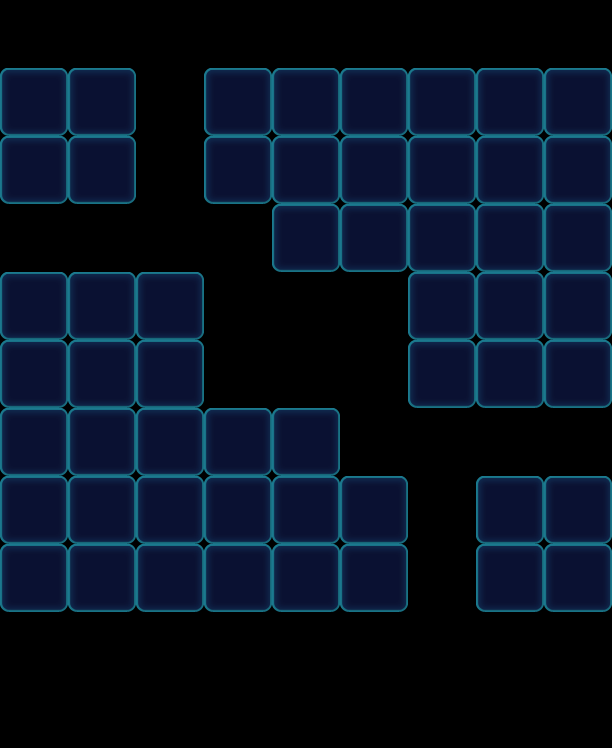

Tiled map render using the project's own tile images. Description and the map definition, with tile-layer contents summarised, below:
An orthogonal 9x11 tile map with 68x68 px tiles, 1 tile layer (Valid), 2 tilesets and 63 objects (46x Monster, 9x Factory_Normal, 8x Boss).

<map version="1.0" orientation="orthogonal" width="9" height="11" tilewidth="68" tileheight="68">
 <properties>
  <property name="Connect" value="65,04,1|75,14,1|85,24,1" />
 </properties>
 <tileset firstgid="1" name="game_grid1" tilewidth="68" tileheight="68">
  <image source="game_grid1.png" width="68" height="68" />
 </tileset>
 <tileset firstgid="2" name="map" tilewidth="68" tileheight="68">
  <image source="map.png" width="1024" height="1024" />
 </tileset>
 <layer name="Valid" width="9" height="11">
  <data>[99 cells, 54 non-empty, 1 distinct tile ids]</data>
 </layer>
 <objectgroup name="BottomObj" width="9" height="11" />
 <objectgroup name="MiddleObj" width="9" height="11">
  <object name="54" type="Monster" gid="3" x="204" y="204">
   <properties>
    <property name="Color" value="Green" />
   </properties>
  </object>
  <object name="65" type="Monster" gid="19" x="0" y="340">
   <properties>
    <property name="Color" value="Yellow" />
   </properties>
  </object>
  <object name="54" type="Monster" gid="3" x="340" y="136">
   <properties>
    <property name="Color" value="Green" />
   </properties>
  </object>
  <object name="54" type="Monster" gid="3" x="408" y="272">
   <properties>
    <property name="Color" value="Colorful" />
   </properties>
  </object>
  <object name="54" type="Monster" gid="3" x="476" y="204">
   <properties>
    <property name="Color" value="Green" />
   </properties>
  </object>
  <object name="54" type="Monster" gid="3" x="544" y="340">
   <properties>
    <property name="Color" value="Green" />
   </properties>
  </object>
  <object name="54" type="Monster" gid="3" x="408" y="408">
   <properties>
    <property name="Color" value="Green" />
   </properties>
  </object>
  <object name="54" type="Monster" gid="3" x="136" y="544">
   <properties>
    <property name="Color" value="Green" />
   </properties>
  </object>
  <object name="54" type="Monster" gid="3" x="0" y="408">
   <properties>
    <property name="Color" value="Green" />
   </properties>
  </object>
  <object name="54" type="Monster" gid="3" x="136" y="340">
   <properties>
    <property name="Color" value="Green" />
   </properties>
  </object>
  <object name="54" type="Monster" gid="3" x="272" y="612">
   <properties>
    <property name="Color" value="Green" />
   </properties>
  </object>
  <object name="54" type="Monster" gid="3" x="0" y="612">
   <properties>
    <property name="Color" value="Green" />
   </properties>
  </object>
  <object name="65" type="Monster" gid="19" x="204" y="136">
   <properties>
    <property name="Color" value="Yellow" />
   </properties>
  </object>
  <object name="65" type="Monster" gid="19" x="272" y="204">
   <properties>
    <property name="Color" value="Yellow" />
   </properties>
  </object>
  <object name="65" type="Monster" gid="19" x="340" y="204">
   <properties>
    <property name="Color" value="Yellow" />
   </properties>
  </object>
  <object name="65" type="Monster" gid="19" x="476" y="136">
   <properties>
    <property name="Color" value="Yellow" />
   </properties>
  </object>
  <object name="65" type="Monster" gid="19" x="544" y="272">
   <properties>
    <property name="Color" value="Yellow" />
   </properties>
  </object>
  <object name="65" type="Monster" gid="19" x="476" y="408">
   <properties>
    <property name="Color" value="Yellow" />
   </properties>
  </object>
  <object name="65" type="Monster" gid="19" x="136" y="476">
   <properties>
    <property name="Color" value="Yellow" />
   </properties>
  </object>
  <object name="65" type="Monster" gid="19" x="68" y="544">
   <properties>
    <property name="Color" value="Yellow" />
   </properties>
  </object>
  <object name="65" type="Monster" gid="19" x="272" y="544">
   <properties>
    <property name="Color" value="Yellow" />
   </properties>
  </object>
  <object name="65" type="Monster" gid="19" x="340" y="612">
   <properties>
    <property name="Color" value="Yellow" />
   </properties>
  </object>
  <object name="32" type="Monster" gid="2" x="272" y="136">
   <properties>
    <property name="Color" value="Blue" />
   </properties>
  </object>
  <object name="32" type="Monster" gid="2" x="408" y="204">
   <properties>
    <property name="Color" value="Colorful" />
   </properties>
  </object>
  <object name="32" type="Monster" gid="2" x="544" y="136">
   <properties>
    <property name="Color" value="Blue" />
   </properties>
  </object>
  <object name="32" type="Monster" gid="2" x="544" y="204">
   <properties>
    <property name="Color" value="Blue" />
   </properties>
  </object>
  <object name="32" type="Monster" gid="2" x="476" y="272">
   <properties>
    <property name="Color" value="Blue" />
   </properties>
  </object>
  <object name="32" type="Monster" gid="2" x="476" y="340">
   <properties>
    <property name="Color" value="Blue" />
   </properties>
  </object>
  <object name="32" type="Monster" gid="2" x="68" y="476">
   <properties>
    <property name="Color" value="Blue" />
   </properties>
  </object>
  <object name="32" type="Monster" gid="2" x="204" y="544">
   <properties>
    <property name="Color" value="Blue" />
   </properties>
  </object>
  <object name="32" type="Monster" gid="2" x="136" y="612">
   <properties>
    <property name="Color" value="Blue" />
   </properties>
  </object>
  <object name="32" type="Monster" gid="2" x="0" y="544">
   <properties>
    <property name="Color" value="Blue" />
   </properties>
  </object>
  <object name="45" type="Monster" gid="18" x="68" y="408">
   <properties>
    <property name="Color" value="Pink" />
   </properties>
  </object>
  <object name="45" type="Monster" gid="18" x="204" y="612">
   <properties>
    <property name="Color" value="Pink" />
   </properties>
  </object>
  <object name="45" type="Monster" gid="18" x="272" y="476">
   <properties>
    <property name="Color" value="Pink" />
   </properties>
  </object>
  <object name="45" type="Monster" gid="18" x="340" y="544">
   <properties>
    <property name="Color" value="Pink" />
   </properties>
  </object>
  <object name="45" type="Monster" gid="18" x="544" y="408">
   <properties>
    <property name="Color" value="Pink" />
   </properties>
  </object>
  <object name="45" type="Monster" gid="18" x="408" y="136">
   <properties>
    <property name="Color" value="Pink" />
   </properties>
  </object>
  <object name="45" type="Monster" gid="18" x="0" y="476">
   <properties>
    <property name="Color" value="Pink" />
   </properties>
  </object>
  <object name="75" type="Monster" gid="17" x="68" y="340">
   <properties>
    <property name="Color" value="Purple" />
   </properties>
  </object>
  <object name="75" type="Monster" gid="17" x="136" y="408">
   <properties>
    <property name="Color" value="Purple" />
   </properties>
  </object>
  <object name="75" type="Monster" gid="17" x="204" y="476">
   <properties>
    <property name="Color" value="Purple" />
   </properties>
  </object>
  <object name="75" type="Monster" gid="17" x="68" y="612">
   <properties>
    <property name="Color" value="Purple" />
   </properties>
  </object>
  <object name="75" type="Monster" gid="17" x="408" y="340">
   <properties>
    <property name="Color" value="Purple" />
   </properties>
  </object>
  <object name="75" type="Monster" gid="17" x="340" y="272">
   <properties>
    <property name="Color" value="Purple" />
   </properties>
  </object>
  <object name="75" type="Monster" gid="17" x="272" y="272">
   <properties>
    <property name="Color" value="Purple" />
   </properties>
  </object>
 </objectgroup>
 <objectgroup color="#000000" name="TopObj" width="9" height="11">
  <!-- 17 objects omitted --></objectgroup>
</map>
<!-- 17 of 63 objects omitted -->
